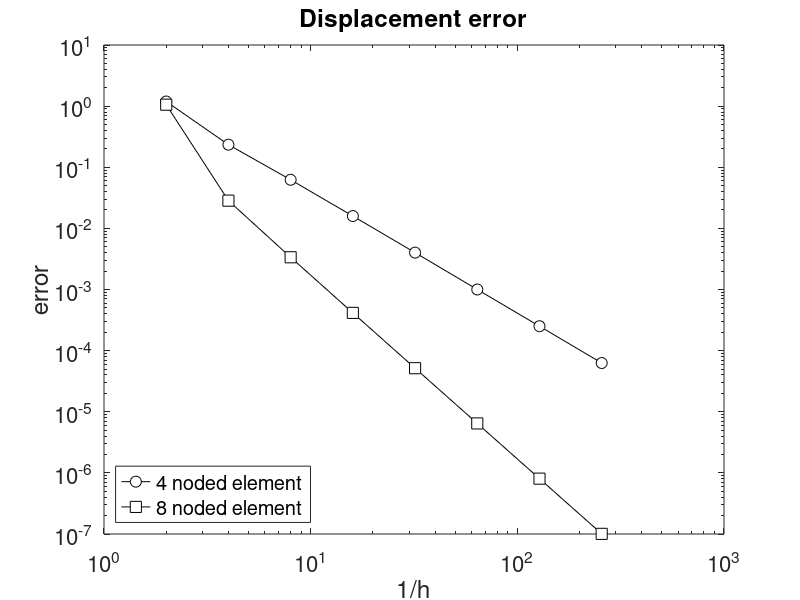
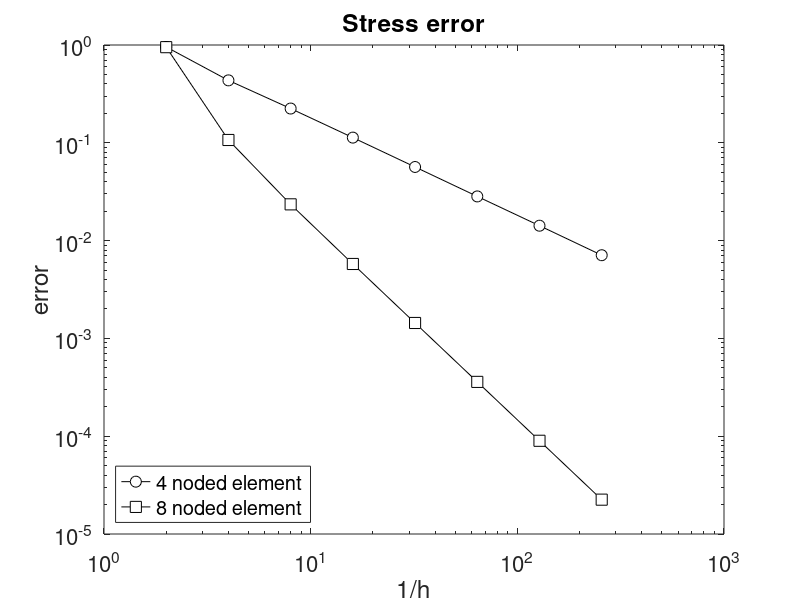

Source code (MATLAB) for these figures, in order:
clear; clc;
nels      = [2 4 8 16 32 64 128 256];

%Q4
uErrQ4    = [1.19E+00 2.34E-01 6.24E-02 1.59E-02 4.01E-03 1.00E-03 2.51E-04 6.27E-05];
sigErrQ4  = [9.55E-01 4.35E-01 2.24E-01 1.13E-01 5.66E-02 2.83E-02 1.42E-02 7.09E-03];

uRateQ4   = mean((log(uErrQ4(2:end))-log(uErrQ4(1:end-1)))./(log(nels(2:end))-log(nels(1:end-1))))
sigRateQ4 = mean((log(sigErrQ4(2:end))-log(sigErrQ4(1:end-1)))./(log(nels(2:end))-log(nels(1:end-1))))

%Q8
uErrQ8 = [1.055997e+00 2.842328e-02 3.366641e-03 4.146436e-04 5.159117e-05 6.441009e-06 8.048750e-07 1.006015e-07];
sigErrQ8 = [9.502253e-01 1.068669e-01 2.347848e-02 5.768017e-03 1.437917e-03 3.592645e-04 8.980352e-05 2.245011e-05];

uRateQ8   = mean((log(uErrQ8(2:end))-log(uErrQ8(1:end-1)))./(log(nels(2:end))-log(nels(1:end-1))))
sigRateQ8 = mean((log(sigErrQ8(2:end))-log(sigErrQ8(1:end-1)))./(log(nels(2:end))-log(nels(1:end-1))))

figure; clf;
loglog(nels,uErrQ4,'k-o','MarkerSize',8,'MarkerFaceColor','w'); hold on;
loglog(nels,uErrQ8,'k-s','MarkerSize',8,'MarkerFaceColor','w'); hold on;
set(gca,'FontSize',16);
legend('4 noded element', '8 noded element', 'Location','southwest');
title('Displacement error')
xlabel('1/h');
ylabel('error')

figure; clf;
loglog(nels,sigErrQ4,'k-o','MarkerSize',8,'MarkerFaceColor','w'); hold on;
loglog(nels,sigErrQ8,'k-s','MarkerSize',8,'MarkerFaceColor','w'); hold on;
set(gca,'FontSize',16);
legend('4 noded element', '8 noded element', 'Location','southwest');
title('Stress error')
xlabel('1/h');
ylabel('error')

% uRateQ4 = -2.0303
% sigRateQ4 = -1.0105
% uRateQ8 = -3.2437
% sigRateQ8 = -2.1003

